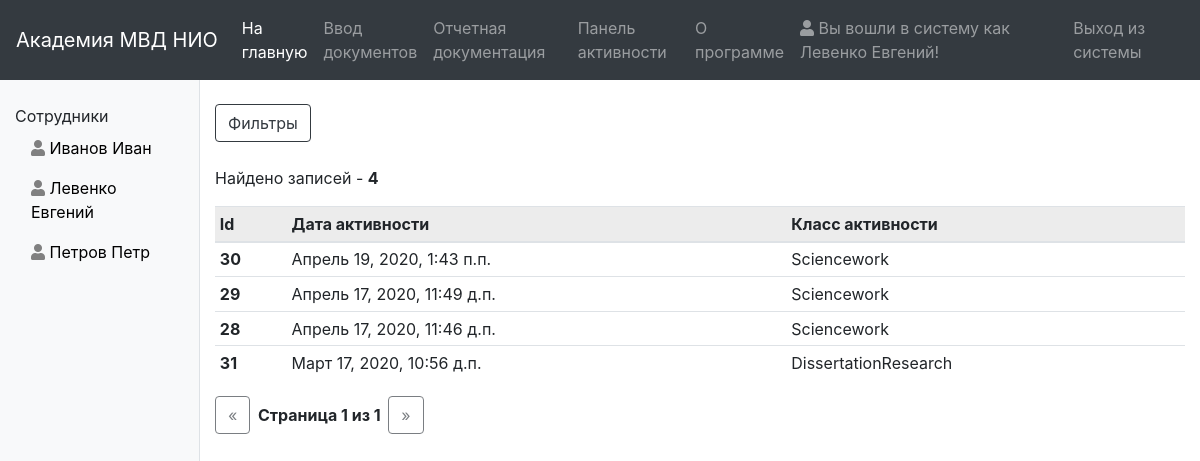
The page /dashboard/1/activity/ (signed in) on the database as committed earlier.
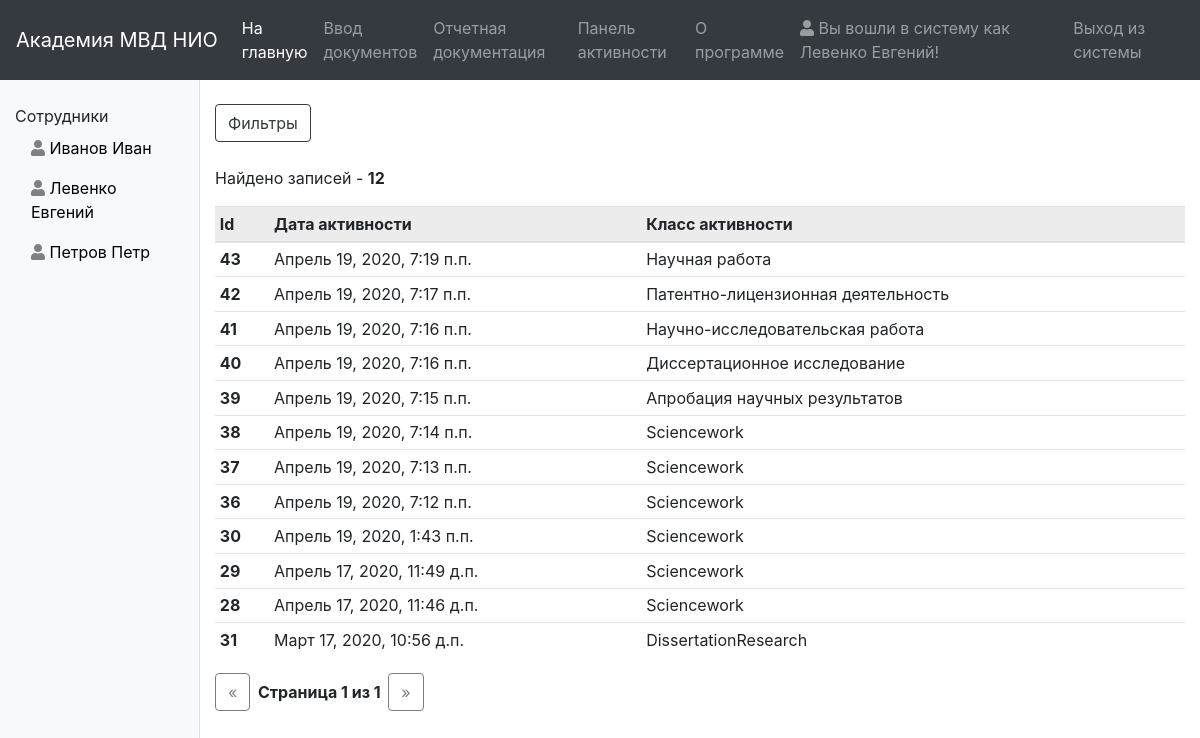
The same page on the database as committed later.
### dashboard/models.py (models this page shows, shortened)
class DashBoard(models.Model):
    user = models.ForeignKey(User, on_delete=models.CASCADE, null=True, verbose_name="Пользователь")
    activity_date = models.DateTimeField(null=True, verbose_name="Дата активности")
    activity_class = models.CharField(max_length=100, null=True, verbose_name="Класс")
    class Meta:
        ordering = ('-activity_date',)
        verbose_name = 'Активность'
        verbose_name_plural = 'Активности'

### dashboard/views.py (the view)
# urls.py: path('<user_id>/activity/', permission_required('anr.add_dashboard')(views.dashboard_item), name='item'),
def dashboard_item(request, user_id):
    user = get_object_or_404(User, pk=user_id)
    f = DashBoardItemFilter(request.GET, queryset=DashBoard.objects.filter(user_id=user.id))
    paginator = Paginator(f.qs, 50)
    page = request.GET.get('page')
    works = paginator.get_page(page)
    return render(request, 'dashboard/dashboard_item.html', {'list': works,
                                                             'filter': f,
                                                             'user_id': user_id,
                                                             'user_list': User.objects.all().order_by('last_name')
                                                             })

### context_processors/side_panel_context.py (called while the page is built)
def counts(request):
    return {'author_count': Author.objects.all().count(),
            'sciencework_count': Sciencework.objects.all().count(),
            'nir_count': NIR.objects.all().count(),
            'pld_count': PLD.objects.all().count(),
            'dissertation_count': DissertationResearch.objects.all().count(),
            'anr_count': ANR.objects.all().count(),
            }

### dashboard/templates/dashboard/dashboard_item.html (shortened to what this page needs)
{% extends "base_list.html" %}
{% load url_replace %}
{% load static %}
{% block side_panel %}
    {% include "index/common/navs/side_panel_dashboard.html" %}
{% endblock %}
{% block list %}
    <table class="table table-sm">
        <thead class="table-active">
        <tr>
            <th>Id</th>
            <th>Дата активности</th>
            <th>Класс активности</th>
        </tr>
        </thead>
        <tbody>
        {% for dashboard in list %}
            <tr>
                <th>{{ dashboard.id }}</th>
                <td>{{ dashboard.activity_date }}</td>
                <td>{{ dashboard.activity_class }}</td>
            </tr>
        {% endfor %}
        </tbody>
    </table>
{% endblock %}

### index/templates/index/common/navs/nav.html (shortened to what this page needs)
<nav class="navbar navbar-expand-lg navbar-dark bg-dark">
    <a class="navbar-brand" href="">Академия МВД НИО</a>
    <div class="collapse navbar-collapse" id="navbarSupportedContent">
        <ul class="navbar-nav mr-auto">
            {% if user.is_authenticated  %}
                {% if perms.dashboard %}
                    <li class="nav-item active">
                        <a class="nav-link" href="{% url 'index:index' %}">На главную<span class="sr-only">(current)</span></a>
                    </li>
                    <li class="nav-item">
                        <a class="nav-link" href="{% url 'authors:list' %}">Ввод документов</a>
                    </li>
                    <li class="nav-item">
                        <a class="nav-link" href="{% url 'reporting:employee' %}">Отчетная документация</a>
                    </li>
                    <li class="nav-item">
                        <a class="nav-link" href="{% url 'dashboard:main' %}">Панель активности</a>
                    </li>
                    <li class="nav-item">
                        <a class="nav-link" href="{% url 'index:about' %}">О программе</a>
                    </li>
                {% endif %}
            {% endif %}
        </ul>
        <ul class="navbar-nav">
            {% if user.is_authenticated  %}
                <li class="nav-item">
                    <a class="nav-link"><i class="fas fa-user"></i> Вы вошли в систему как {{ user.last_name }} {{ user.first_name }}!</a>
                </li>
                <li class="nav-item">
                    <a class="nav-link" href="{% url 'logout' %}"> Выход из системы</a>
                </li>
            {% else %}
                <li class="nav-item">
                    <a class="nav-link" href="{% url 'login'  %}"><i class="fas fa-user"></i> Вход в систему</a>
                </li>
            {% endif %}
        </ul>
    </div>
</nav>

### index/templates/index/common/navs/side_panel_dashboard.html
<div class="col-sm-2 col-md-2 col-lg-2 col-xl-2 border-right" style="background-color: #f8f9fa; height: 92vh">
    <br>
    <div>Сотрудники</div>
    <ul id="navigate">
        {% for user in user_list %}
             <li><a class="nav-link" href="{% url 'dashboard:item' user.id %}" style="color: black;"><i class="fas fa-user"></i> {{ user.last_name }} {{ user.first_name }}</a></li>
        {% endfor %}
    </ul>
</div>

Rows that differ between the two databases and show on the page:
added DashBoard: id "43", activity_date "Апрель 19, 2020, 7:19 п.п.", activity_class "Научная работа"
added DashBoard: id "42", activity_date "Апрель 19, 2020, 7:17 п.п.", activity_class "Патентно-лицензионная деятельность"
added DashBoard: id "41", activity_date "Апрель 19, 2020, 7:16 п.п.", activity_class "Научно-исследовательская работа"
added DashBoard: id "40", activity_date "Апрель 19, 2020, 7:16 п.п.", activity_class "Диссертационное исследование"
added DashBoard: id "39", activity_date "Апрель 19, 2020, 7:15 п.п.", activity_class "Апробация научных результатов"
added DashBoard: id "38", activity_date "Апрель 19, 2020, 7:14 п.п.", activity_class "Sciencework"
added DashBoard: id "37", activity_date "Апрель 19, 2020, 7:13 п.п.", activity_class "Sciencework"
added DashBoard: id "36", activity_date "Апрель 19, 2020, 7:12 п.п.", activity_class "Sciencework"
Other text that changed with them:
{{ filter.qs|length }}: "4" → "12"
